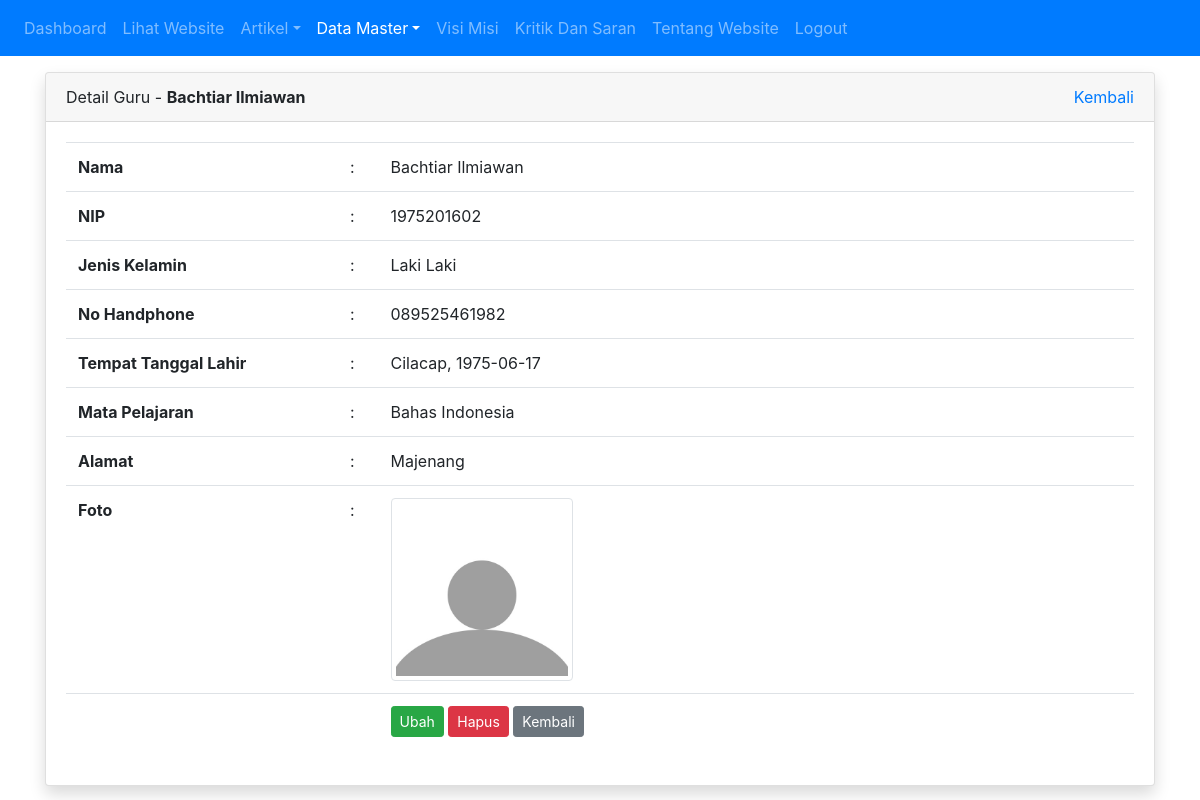
/admin/ekskul/detail_guru.php?id=7 (signed in), run on the app's committed database.
### tables this page shows
CREATE TABLE `tbl_guru` (
  `id` int(11) NOT NULL,
  `nama` varchar(100) DEFAULT NULL,
  `nip` int(10) DEFAULT NULL,
  `jenis_kelamin` enum('L','P') DEFAULT NULL,
  `no_hp` varchar(12) DEFAULT NULL,
  `tempat_lahir` varchar(50) DEFAULT NULL,
  `tanggal_lahir` date DEFAULT NULL,
  `id_mapel` int(11) DEFAULT NULL,
  `alamat` varchar(100) DEFAULT NULL,
  `foto` varchar(100) DEFAULT NULL
);

CREATE TABLE `tbl_mapel` (
  `id` int(11) NOT NULL,
  `kode_mapel` varchar(255) NOT NULL,
  `mapel` varchar(255) NOT NULL,
  `id_jurusan` int(11) NOT NULL
);

### admin/ekskul/detail_guru.php (the view, shortened to what this page needs)
<?php
require_once '../../koneksi.php';
$id = $_GET['id'];
$query = mysqli_query($koneksi, "SELECT tbl_guru.id,tbl_guru.nama,tbl_guru.nip ,tbl_guru.jenis_kelamin,tbl_guru.tempat_lahir,tbl_guru.tanggal_lahir,tbl_guru.alamat,tbl_guru.foto,tbl_guru.no_hp, tbl_guru.id_mapel, tbl_mapel.mapel,tbl_mapel.id AS id_mapel FROM tbl_guru LEFT JOIN tbl_mapel on tbl_guru.id_mapel = tbl_mapel.id  WHERE tbl_guru.id = $id");
$row = mysqli_fetch_assoc($query);
?>
<!DOCTYPE html>
<html>
<head>
	<link rel="stylesheet" href="../../resources/datatables/datatables.min.css">
	<link rel="stylesheet" href="../../resources/css/bootstrap.min.css">
</head>
<body>
	<?php require_once '../navbar.php'; ?>
	<div class="container mt-3">
		<div class="row">
			<div class="col">
				<div class="card shadow">
					<div class="card-header">
						<div class="clearfix">
							<div class="float-left">
								Detail Guru - <strong><?= $row['nama'] ?></strong>
							</div>
							<div class="float-right">
								<a href="index.php">Kembali</a>
							</div>
						</div>
					</div>
					<div class="card-body">
						<table class="table table-stripped">
							<tr>
								<td><b>Nama</b></td>
								<td>:</td>
								<td><?= $row['nama'] ?></td>
							</tr>
							<tr>
								<td><b>NIP</b></td>
								<td>:</td>
								<td><?= $row['nip'] ?></td>
							</tr>
							<tr>
								<td><b>Jenis Kelamin</b></td>
								<td>:</td>
								<td>
									<?= $row['jenis_kelamin'] == 'L' ? 'Laki Laki' : '' ?>
								</td>
							</tr>
							<tr>
								<td><b>No Handphone</b></td>
								<td>:</td>
								<td><?= $row['no_hp'] ?></td>
							</tr>
							<tr>
								<td><b>Tempat Tanggal Lahir</b></td>
								<td>:</td>
								<td><?= $row['tempat_lahir'] ?>, <?= $row['tanggal_lahir'] ?></td>
							</tr>
							<tr>
								<td><b>Mata Pelajaran</b></td>
								<td>:</td>
								<td><?= isset($row['mapel']) ? $row['mapel'] : '-' ?></td>
							</tr>
							<tr>
								<td><b>Alamat</b></td>
								<td>:</td>
								<td><?= $row['alamat'] ?></td>
							</tr>
							<tr>
								<td><b>Foto</b></td>
								<td>:</td>
								<td><img src="../../images/guru/<?= $row['foto'] ?>" alt="<?= $row['nama'] ?>" width="25%" class="img-thumbnail"></td>
							</tr>
							<tr>
								<td><b></td>
								<td></td>
								<td>
									<a href="ubah.php?id=<?= $row['id'] ?>" class="btn btn-success btn-sm">Ubah</a>
									<a href="hapus.php?id=<?= $row['id'] ?>" class="btn btn-danger btn-sm" onclick="return confirm('apakah anda yakin?')">Hapus</a>
									<a href="index.php" class="btn btn-secondary btn-sm">Kembali</a>
								</td>
							</tr>
						</table>
					</div>
				</div>
			</div>
		</div>
	</div>
</body>
</html>

### data on the page
tbl_guru: nama "Bachtiar Ilmiawan", nip "1975201602", no_hp "089525461982", tempat_lahir "Cilacap", tanggal_lahir "1975-06-17", id_mapel.mapel "Bahas Indonesia", alamat "Majenang", foto (picture)
